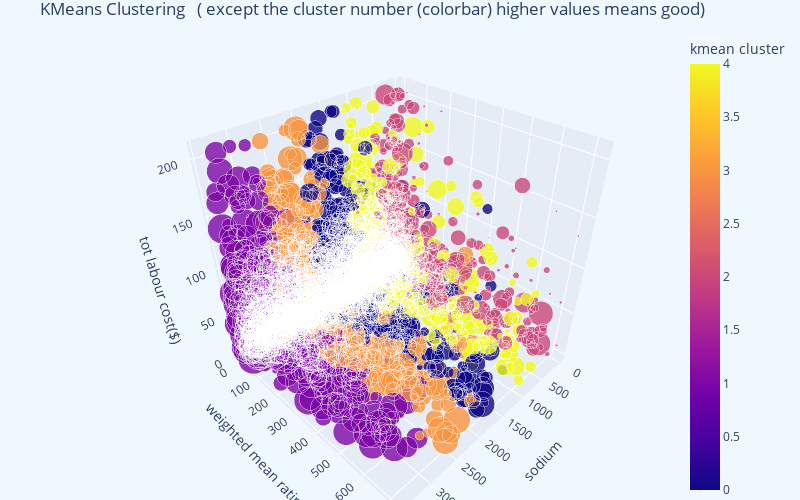

Write notebook code for a chart like this one.
### Code cell
# plot kmeans clusters
fig3 = px.scatter_3d(final_encoded_scaled__clustered_df, 
x = 'sodium',
y='weighted_mean_ratings',
z='tot_labour_cost($)',
color='kmean_cluster', 
opacity = 0.8, 
size='fat',
 size_max=30,
 labels={col:col.replace('_', ' ') for col in final_encoded_scaled__clustered_df.columns}
 )

fig3.update_layout(width=800, height=500,
paper_bgcolor = 'aliceblue',
title =f'KMeans Clustering \n\n( except the cluster number (colorbar) higher values means good)',
margin = dict(l=0,r=0,b=0,t=30 ),
coloraxis_colorbar_x=.85
        )
fig3.show()

### Figure 1 — Plotly figure (JSON) as saved in the notebook; plotly's stock layout.template omitted (floating-point values rounded to 4 significant figures; data arrays with more than 128 entries replaced by an {"elided": "..."} marker saying what was removed)
{"data": [{"hovertemplate": "sodium=%{x}<br>weighted mean ratings=%{y}<br>tot labour cost($)=%{z}<br>fat=%{marker.size}<br>kmean cluster=%{marker.color}<extra></extra>", "legendgroup": "", "marker": {"color": {"elided": "4636 int values"}, "coloraxis": "coloraxis", "opacity": 0.8, "size": {"elided": "4636 int values"}, "sizemode": "area", "sizeref": 0.5367, "symbol": "circle"}, "mode": "markers", "name": "", "scene": "scene", "showlegend": false, "type": "scatter3d", "x": {"elided": "4636 int values"}, "y": {"elided": "4636 int values"}, "z": {"elided": "4636 int values"}}], "layout": {"coloraxis": {"colorbar": {"title": {"text": "kmean cluster"}, "x": 0.85}, "colorscale": [[0, "#0d0887"], [0.1111, "#46039f"], [0.2222, "#7201a8"], [0.3333, "#9c179e"], [0.4444, "#bd3786"], [0.5556, "#d8576b"], [0.6667, "#ed7953"], [0.7778, "#fb9f3a"], [0.8889, "#fdca26"], [1, "#f0f921"]]}, "height": 500, "legend": {"itemsizing": "constant", "tracegroupgap": 0}, "margin": {"b": 0, "l": 0, "r": 0, "t": 30}, "paper_bgcolor": "aliceblue", "scene": {"domain": {"x": [0, 1], "y": [0, 1]}, "xaxis": {"title": {"text": "sodium"}}, "yaxis": {"title": {"text": "weighted mean ratings"}}, "zaxis": {"title": {"text": "tot labour cost($)"}}}, "title": {"text": "KMeans Clustering \n\n( except the cluster number (colorbar) higher values means good)"}, "width": 800}}
